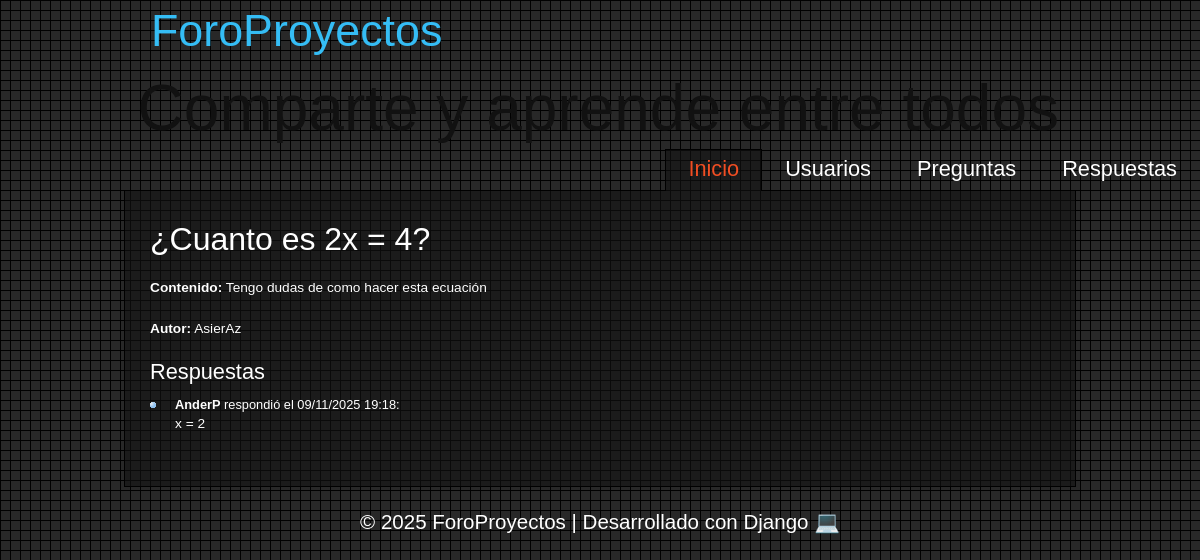
The app's page /ForoProyectos/pregunta/1, older data.
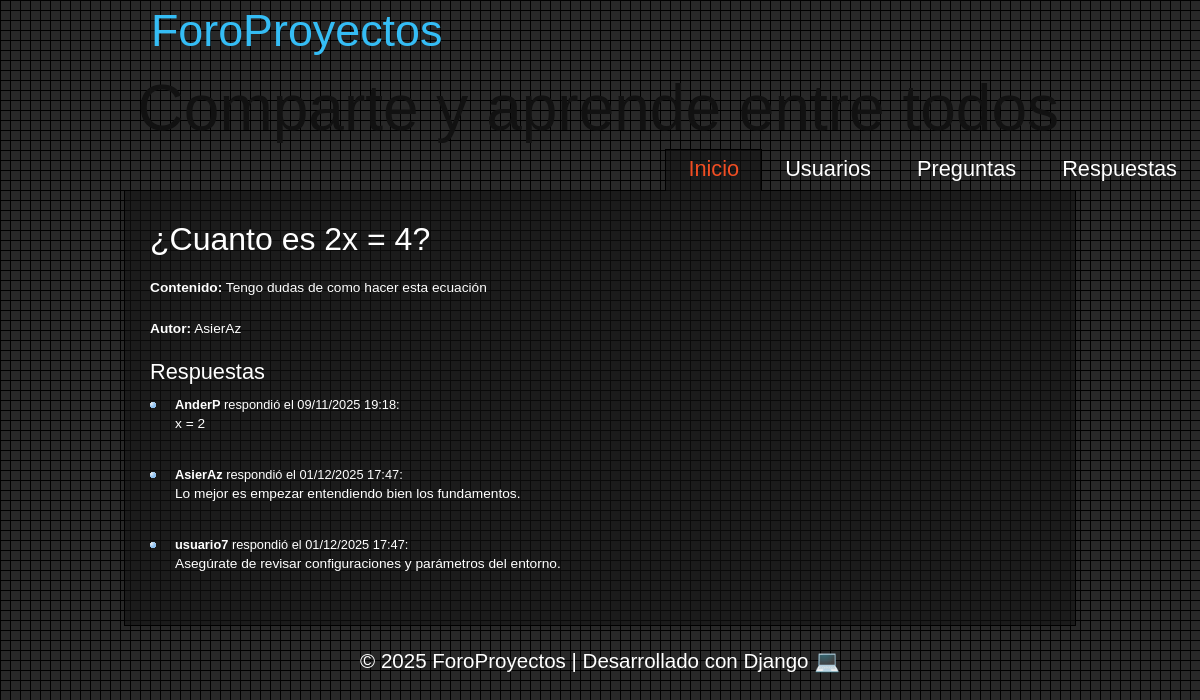
The same page, newer data.
### ForoProyectos/models.py (models this page shows, shortened)
class Respuesta(models.Model):
    contenido = models.TextField(max_length=2000)
    autor = models.ForeignKey(Usuario, on_delete=models.CASCADE, related_name="respuestas_autor")
    pregunta = models.ForeignKey(Pregunta, on_delete=models.CASCADE, related_name="respuestas")
    foto = models.URLField(blank=True, null=True)
    fecha_publicacion = models.DateTimeField(auto_now_add=True)
    class Meta:
        verbose_name = "Respuesta"
        verbose_name_plural = "Respuestas"

class Usuario(models.Model):
    username = models.CharField(max_length=150)
    email = models.EmailField(unique=True)
    contraseña = models.CharField(max_length=128)
    foto = models.URLField(blank=True, null=True)
    class Meta:
        verbose_name = "Usuario"
        verbose_name_plural = "Usuarios"
    def __str__(self):
        return self.username

### ForoProyectos/views.py (the view)
# urls.py: path('pregunta/<int:pk>', views.PreguntaDetailView.as_view(), name='detalle_preguntas'),
class PreguntaDetailView(DetailView):
    model = Pregunta
    template_name = "pregunta/detalle_preguntas.html"
    context_object_name = "pregunta"

### ForoProyectos/templates/pregunta/detalle_preguntas.html (shortened to what this page needs)
{% extends 'base.html' %}
{% block contenido %}
    <h1>{{ pregunta.titulo }}</h1>
    <p><strong>Contenido:</strong> {{ pregunta.contenido }}</p>
    <p><strong>Autor:</strong> {{ pregunta.autor }}</p>
    <h2>Respuestas</h2>
    {% if pregunta.respuestas.all %}
        <ul>
            {% for respuesta in pregunta.respuestas.all %}
                <li>
                    <strong>{{ respuesta.autor.username }}</strong> respondió el {{ respuesta.fecha_publicacion|date:"d/m/Y H:i" }}:
                    <p>{{ respuesta.contenido }}</p>
                </li>
            {% empty %}
                <li>No hay respuestas aún.</li>
            {% endfor %}
        </ul>
    {% endif %}
{% endblock %}

Row changes from the older to the newer data that the page shows:
added Respuesta: autor.username "AsierAz", fecha_publicacion "01/12/2025 17:47", contenido "Lo mejor es empezar entendiendo bien los fundamentos."
added Respuesta: autor.username "usuario7", fecha_publicacion "01/12/2025 17:47", contenido "Asegúrate de revisar configuraciones y parámetros del entorno."
